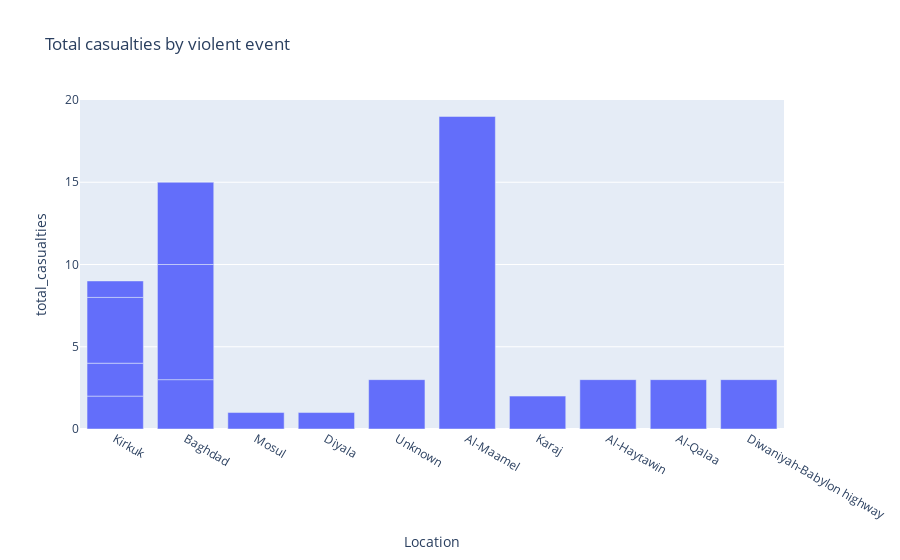

Notebook code for this chart:
### Code cell
import plotly.express as px
df = df.sort_values(by="Date", ascending="True")
df['total_casualties'] = df['Dead']+df['Injured']
fig = px.bar(df, x="Location", y="total_casualties", title="Total casualties by violent event")
fig.show()

### Figure 1 — Plotly figure (JSON) as saved in the notebook; plotly's stock layout.template omitted (floating-point values rounded to 4 significant figures)
{"data": [{"alignmentgroup": "True", "hovertemplate": "Location=%{x}<br>total_casualties=%{y}<extra></extra>", "legendgroup": "", "marker": {"color": "#636efa", "pattern": {"shape": ""}}, "name": "", "offsetgroup": "", "orientation": "v", "showlegend": false, "textposition": "auto", "type": "bar", "x": ["Kirkuk", "Kirkuk", "Baghdad", "Mosul", "Diyala", "Kirkuk", "Unknown", "Al-Maamel", "Baghdad", "Karaj", "Al-Haytawin", "Al-Qalaa", "Kirkuk", "Baghdad", "Diwaniyah-Babylon highway"], "xaxis": "x", "y": [2, 2, 3, 1, 1, 4, 3, 19, 7, 2, 3, 3, 1, 5, 3], "yaxis": "y"}], "layout": {"barmode": "relative", "legend": {"tracegroupgap": 0}, "title": {"text": "Total casualties by violent event"}, "xaxis": {"anchor": "y", "domain": [0, 1], "title": {"text": "Location"}}, "yaxis": {"anchor": "x", "domain": [0, 1], "title": {"text": "total_casualties"}}}}
